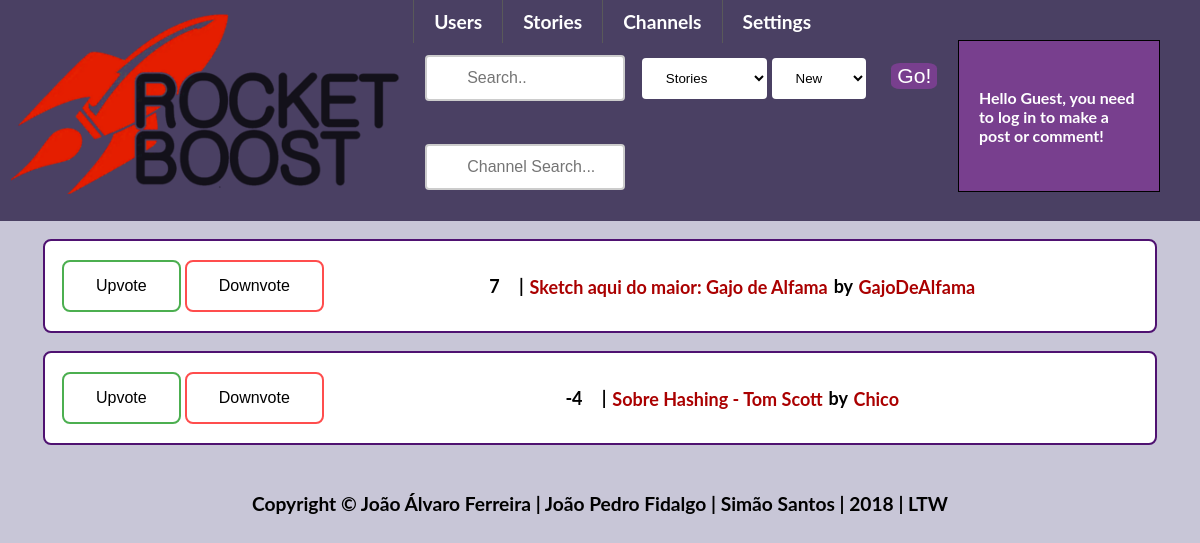
Screenshot of /pages/channel.php?id=Videos with the database file from the repository.
### tables this page shows
CREATE TABLE posts
(
    postID INTEGER UNIQUE NOT NULL PRIMARY KEY,
    title VARCHAR NOT NULL,
    content VARCHAR,
    type VARCHAR,
    dateWritten DATETIME,
    username INTEGER REFERENCES users Not NULL,
    channel VARCHAR NOT NULL
);

### templates/post.php (called while the page is built, shortened)
<?php
include_once "../templates/default.php";
?>
  <?php if(isset($_SESSION['username']))
function getVotesPost($id){
    $db = Database::getInstance()->db();
    $stmt = $db->prepare('SELECT * FROM postvotes WHERE postID = ?');
    $stmt->execute(array($id));
    $result = $stmt->fetchAll();
    $votes = 0;
    foreach ($result as $row) {
    if($row['positive'] == 1)
        $votes = $votes+1;
    else $votes = $votes - 1;
    }
    return $votes;
}
?>

### pages/channel.php (the view, shortened to what this page needs)
<?php
include_once "../templates/default.php";
include_once "../templates/post.php";
draw_posts_channel();
function cmpPoints($a, $b)
{
    if (getVotesPost($a['postID']) == getVotesPost($b['postID'])) {
        return 0;
    }
    return (getVotesPost($a['postID']) > getVotesPost($b['postID'])) ? -1 : 1;
}
function draw_posts_channel(){
$channel = htmlspecialchars($_GET['id']);
    $sortType = 'points';
    $db = Database::getInstance()->db();
    $stmt = $db->prepare('SELECT * FROM posts WHERE channel = ?');
    $stmt->execute(array($channel));
    $result = $stmt->fetchAll();
    if($sortType == "points")
    usort($result, "cmpPoints");
    else if($sortType == "new")
    usort($result, "cmpDate");
    else if($sortType == "comments")
    usort($result, "cmpComments");
    foreach ($result as $row) {
    $votes = getVotesPost($row['postID']);?>
    <div id="postlist">
        <div class="votes_frontpage">
            <input type="button" value="Upvote">
            <input type="button" value="Downvote">
        </div>
        <div id="post_info">
            <span id="votes"><?php echo $votes?></span>
            <span class="separator"> | </span>
            <a href = "../pages/viewPost.php?id=<?php echo $row['postID']?>"><?php echo $row['title']?></a>
            <span class="separator">by</span>
            <a href = "../pages/viewProfile.php?username=<?php echo $row['username']?>"><?php echo $row['username'];?></a>
            <br>
        </div>
    </div>
<?php
    }
}
?>

### css/style.css (style rules this page uses)
body { margin: 0 auto; --bg-color: #C8C6D7; --main-color: #783F8E; --dark-color: #4F1271; --light-color: #4A4063; background-color: var(--bg-color); font-weight: 700; font-size: 14px; font-size: 120%; font-family: Lato, Arial, sans-serif; transition: box-shadow .2s cubic-bezier(.4,0,1,1),background .2s cubic-bezier(.4,0,.2,1),color .2s cubic-bezier(.4,0,.2,1); }
a:link { position: relative; text-decoration: none; -webkit-transition: all 1s linear; color: #aa0000; padding: 1.5px; -webkit-transition: all 1s linear; }
#postlist { display: flex; background-color: white; border: 2px solid var(--dark-color); border-radius: 8px; width: 90%; padding: 15px; margin: 1em; margin-left: auto; margin-right: auto; font-size: 18px; }
.votes_frontpage { display: flex; }
.votes_frontpage input:first-child { background-color: white; border: 2px solid #4CAF50; border-radius: 8px; color: black; padding: 15px 32px; text-align: center; text-decoration: none; display: block; font-size: 16px; margin: 4px 2px; cursor: pointer; -webkit-transition-duration: 0.4s; transition-duration: 0.4s; }
.votes_frontpage input:nth-child(2) { background-color: white; border: 2px solid #ff4d4d; border-radius: 8px; color: black; padding: 15px 32px; text-align: center; text-decoration: none; display: block; font-size: 16px; margin: 4px 2px; cursor: pointer; -webkit-transition-duration: 0.4s; transition-duration: 0.4s; }
#post_info { margin: auto; }

### rows the page displays
posts: votes "7", title "Sketch aqui do maior: Gajo de Alfama", username "GajoDeAlfama"
posts: votes "-4", title "Sobre Hashing - Tom Scott", username "Chico"
